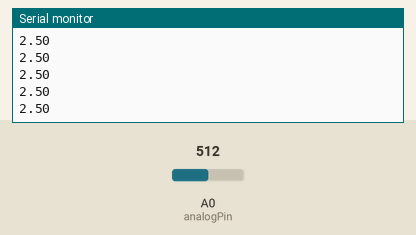
Simulated run of this sketch. Board: Arduino Uno, built with avr-gcc and run on an emulated ATmega328P. Shown: the last lines printed to the serial monitor. The inputs (shaded band) are chosen by the test bench; at power-on: A0 (analogPin) = 512.

Above: at 1.2 s.
1.3 s: A0 (analogPin) set to 716
At 1.31 s:
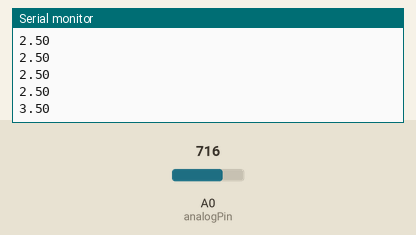
2.8 s: A0 (analogPin) set to 900
At 5.01 s:
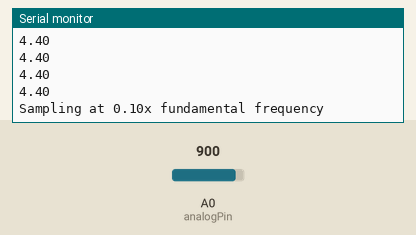
Timing chart, 0 to 6.5 s (numbered marks = the images above; inputs shaded):
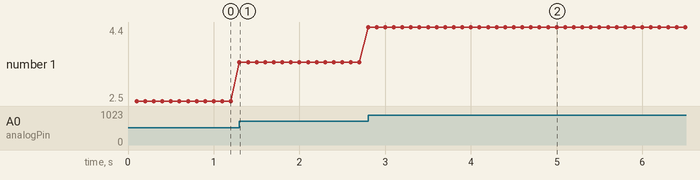

Measured:
- after the input at 1.3 s, the serial monitor: prints a new line at once (image 1)
- after the input at 2.8 s, the serial monitor: prints a new line at once (image 2)
- plotted number 1: 2.5 → 3.5 after the input at 1.3 s, 3.5 → 4.4 after the input at 2.8 s

The sketch:

elee6230_lab1c_nyquist.ino
```cpp
const int analogPin = A0;
unsigned long previousMicros = 0;
unsigned long interval = 1000;  // sampling interval (us)

float fundamentalFreq = 100.0;  // fundamental frequency, 100 Hz
float sampleRate = 0.1; // X times the fundamental frequency

// ----------------------------------------------------------------//
void setup() {
  Serial.begin(115200);
}
// ----------------------------------------------------------------//
void loop() {
  setSamplingRate(sampleRate);
  sampleAndPlotForDuration(5000);  // sampling for 5s
}
// ----------------------------------------------------------------//
void setSamplingRate(float ratio) {
  interval = (unsigned long)(1000000.0 / (ratio * fundamentalFreq));
  Serial.print("Sampling at ");
  Serial.print(ratio);
  Serial.println("x fundamental frequency");
}
// ----------------------------------------------------------------//
void sampleAndPlotForDuration(unsigned long duration) {
  unsigned long startTime = millis();
  while (millis() - startTime < duration) {
    unsigned long currentMicros = micros();
    if (currentMicros - previousMicros >= interval) {
      previousMicros = currentMicros;
      int sensorValue = analogRead(analogPin);
      float voltage = sensorValue * (5.0 / 1023.0);
      Serial.println(voltage);
    }
  }
  Serial.println();
}
// ----------------------------------------------------------------//
```
